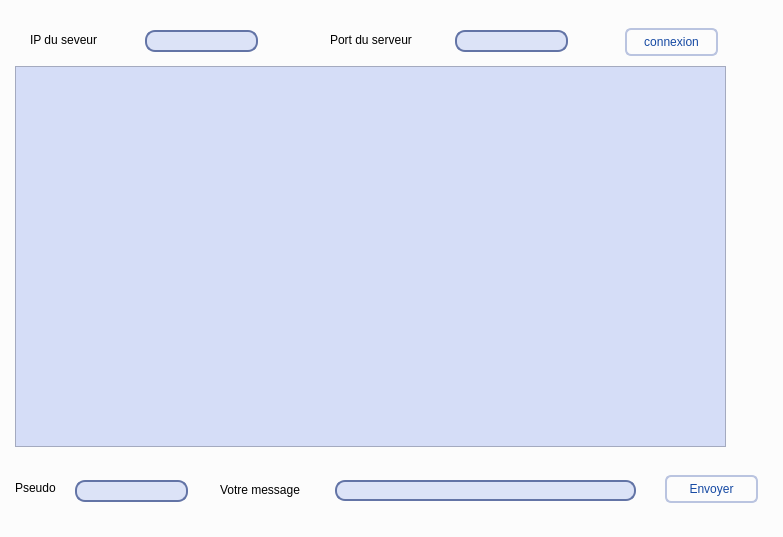
<?xml version="1.0" encoding="UTF-8"?>
<ui version="4.0">
 <class>chat1</class>
 <widget class="QDialog" name="chat1">
  <property name="geometry">
   <rect>
    <x>0</x>
    <y>0</y>
    <width>783</width>
    <height>537</height>
   </rect>
  </property>
  <property name="windowTitle">
   <string>Dialog</string>
  </property>
  <widget class="QLabel" name="label_4">
   <property name="geometry">
    <rect>
     <x>220</x>
     <y>480</y>
     <width>91</width>
     <height>20</height>
    </rect>
   </property>
   <property name="text">
    <string>Votre message</string>
   </property>
  </widget>
  <widget class="QLineEdit" name="le_port">
   <property name="geometry">
    <rect>
     <x>455</x>
     <y>30</y>
     <width>113</width>
     <height>22</height>
    </rect>
   </property>
   <property name="styleSheet">
    <string notr="true"> QLineEdit {
     border: 2px solid #6374a6;
     border-radius: 10px;
     padding: 0 8px;
     background: #dce3f7;
 }</string>
   </property>
  </widget>
  <widget class="QLabel" name="label_3">
   <property name="geometry">
    <rect>
     <x>15</x>
     <y>480</y>
     <width>56</width>
     <height>16</height>
    </rect>
   </property>
   <property name="text">
    <string>Pseudo</string>
   </property>
  </widget>
  <widget class="QLabel" name="label">
   <property name="geometry">
    <rect>
     <x>30</x>
     <y>30</y>
     <width>81</width>
     <height>20</height>
    </rect>
   </property>
   <property name="text">
    <string>IP du seveur</string>
   </property>
  </widget>
  <widget class="QPushButton" name="pb_envoyer">
   <property name="geometry">
    <rect>
     <x>665</x>
     <y>475</y>
     <width>93</width>
     <height>28</height>
    </rect>
   </property>
   <property name="styleSheet">
    <string notr="true"> QPushButton {
	 color: #1549a3;
     border: 2px solid #bac4e0;
     border-radius: 6px;
     background-color: qlineargradient(x1: 0, y1: 0, x2: 0, y2: 1,
                                       stop: 0 #d5ddf7, stop: 1 #b0c2f7);
     min-width: 80px;
 }
 
 QPushButton:pressed {
     background-color: qlineargradient(x1: 0, y1: 0, x2: 0, y2: 1,
                                       stop: 0 #b0c2f7, stop: 1 #d5ddf7);
 }
</string>
   </property>
   <property name="text">
    <string>Envoyer</string>
   </property>
  </widget>
  <widget class="QLineEdit" name="le_ip">
   <property name="geometry">
    <rect>
     <x>145</x>
     <y>30</y>
     <width>113</width>
     <height>22</height>
    </rect>
   </property>
   <property name="styleSheet">
    <string notr="true"> QLineEdit {
     border: 2px solid #6374a6;
     border-radius: 10px;
     padding: 0 8px;
     background: #dce3f7;
 }</string>
   </property>
  </widget>
  <widget class="QLabel" name="label_2">
   <property name="geometry">
    <rect>
     <x>330</x>
     <y>30</y>
     <width>91</width>
     <height>20</height>
    </rect>
   </property>
   <property name="text">
    <string>Port du serveur</string>
   </property>
  </widget>
  <widget class="QGroupBox" name="groupBox">
   <property name="geometry">
    <rect>
     <x>-110</x>
     <y>-30</y>
     <width>951</width>
     <height>591</height>
    </rect>
   </property>
   <property name="styleSheet">
    <string notr="true"> QGroupBox {
     
	background-color: rgb(255, 255, 255);
     margin-top: 1ex; /* leave space at the top for the title */
 }</string>
   </property>
   <property name="title">
    <string/>
   </property>
  </widget>
  <widget class="QLineEdit" name="le_message">
   <property name="geometry">
    <rect>
     <x>335</x>
     <y>480</y>
     <width>301</width>
     <height>21</height>
    </rect>
   </property>
   <property name="styleSheet">
    <string notr="true"> QLineEdit {
     border: 2px solid #6374a6;
     border-radius: 10px;
     padding: 0 8px;
     background: #dce3f7;
 }</string>
   </property>
  </widget>
  <widget class="QPushButton" name="pb_connexion">
   <property name="geometry">
    <rect>
     <x>625</x>
     <y>28</y>
     <width>93</width>
     <height>28</height>
    </rect>
   </property>
   <property name="styleSheet">
    <string notr="true"> QPushButton {
	 color: #1549a3;
     border: 2px solid #bac4e0;
     border-radius: 6px;
     background-color: qlineargradient(x1: 0, y1: 0, x2: 0, y2: 1,
                                       stop: 0 #d5ddf7, stop: 1 #b0c2f7);
     min-width: 80px;
 }
 
 QPushButton:pressed {
     background-color: qlineargradient(x1: 0, y1: 0, x2: 0, y2: 1,
                                       stop: 0 #b0c2f7, stop: 1 #d5ddf7);
 }
</string>
   </property>
   <property name="text">
    <string>connexion</string>
   </property>
  </widget>
  <widget class="QTextEdit" name="textEdit">
   <property name="geometry">
    <rect>
     <x>15</x>
     <y>66</y>
     <width>711</width>
     <height>381</height>
    </rect>
   </property>
   <property name="styleSheet">
    <string notr="true">background-color: #d5ddf7;</string>
   </property>
  </widget>
  <widget class="QLineEdit" name="le_pseudo">
   <property name="geometry">
    <rect>
     <x>75</x>
     <y>480</y>
     <width>113</width>
     <height>22</height>
    </rect>
   </property>
   <property name="styleSheet">
    <string notr="true"> QLineEdit {
     border: 2px solid #6374a6;
     border-radius: 10px;
     padding: 0 8px;
     background: #dce3f7;
 }</string>
   </property>
  </widget>
  <zorder>groupBox</zorder>
  <zorder>label_4</zorder>
  <zorder>le_port</zorder>
  <zorder>label_3</zorder>
  <zorder>label</zorder>
  <zorder>pb_envoyer</zorder>
  <zorder>le_ip</zorder>
  <zorder>label_2</zorder>
  <zorder>le_message</zorder>
  <zorder>pb_connexion</zorder>
  <zorder>textEdit</zorder>
  <zorder>le_pseudo</zorder>
 </widget>
 <resources/>
 <connections/>
</ui>
